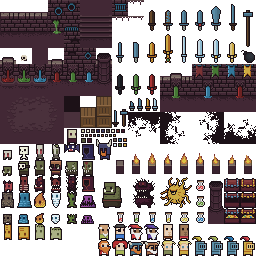
#> input picture tileset.png, 256 x 256 px
$ python generate2.py
#> lines starting #> are read from the running program, lines starting #| are printed output that depends on the picture
### gen_image.py
from PIL import Image

TILE_SIZE = 16


def get_boundaries_by_pos(x, y=None):
    if y == None:
        y = x[1]
        x = x[0]
    left = x * TILE_SIZE
    top = y * TILE_SIZE
    return (left, top, left + TILE_SIZE, top + TILE_SIZE)


PLAIN = (2, 3)
SPACE = (4, 6)
FLOOR1 = (0, 2)
FLOOR2 = (1, 2)
FLOOR3 = (2, 2)
WALL1 = (0, 1)
WALL2 = (1, 1)
WALL3 = (2, 1)


def generate_tiles():
    tileset = Image.open("tileset.png")
    tiles = {}
    tiles["floor"] = tileset.crop(get_boundaries_by_pos(PLAIN))
    tiles["wall"] = tileset.crop(get_boundaries_by_pos(WALL2))
    tiles["space"] = tileset.crop(get_boundaries_by_pos(SPACE))
    return tiles


def image_from_array(arr):
    height = len(arr)
    width = len(arr[0])
    out = Image.new("RGB", (width * TILE_SIZE, height * TILE_SIZE), "purple")
    tiles = generate_tiles()

    for y in range(height):
        for x in range(width):
            el = arr[y][x]
            pos = (x * TILE_SIZE, y * TILE_SIZE)
            if el == 1:
                # Draw a wall
                out.paste(tiles["floor"], pos)
            elif el == 2:
                out.paste(tiles["wall"], pos)
            elif el == 0:
                out.paste(tiles["space"], pos)

    out.save("out.png")


# [3 lines that do not run on import are left out]
    # im = Image.open("tileset.png")
    # im = im.crop(get_boundaries_by_pos(WALL2))
    # im.save("out.png")

### generate2.py
import random
import gen_image
import copy
import time
import numpy as np

width = 20
height = 20

# grid = [
#     [[0, 1, 2], [0, 1, 2], [0, 1, 2]],
#     [[0, 1, 2], [0, 1, 2], [0, 1, 2]],
#     [[0, 1, 2], [0, 1, 2], [0, 1, 2]],
# ]

tmp = np.array([[0, 1, 2] * width * height])
grid = tmp.reshape((height, width, 3))
grid = grid.tolist()

rules = {
    0: {
        "left": [0, 2],
        "right": [0, 2],
        "up": [0, 2],
        "down": [0, 2],
    },
    1: {
        "left": [2, 1],
        "right": [2, 1],
        "up": [2, 1],
        "down": [2, 1],
    },
    2: {
        "left": [0, 1, 2],
        "right": [0, 1, 2],
        "up": [0, 1, 2],
        "down": [0, 1, 2],
    },
}


def is_tile_valid(x, y):
    if x < 0 or x >= width:
        return False
    return not (y < 0 or y >= height)


def update_grid(x, y, newval, direction):
    if is_tile_valid(x, y):
        rule = rules[newval][direction]
        updated = False
        for possible in grid[y][x]:
            if possible not in rule:
                grid[y][x].remove(possible)
                updated = True
        if updated:
            # We also need to push this to neighboring tiles!
            update_grid(x, y, newval, direction)


def update_possibilities(x, y, acceptable_values):
    updated = False
    if is_tile_valid(x, y):
        vals = grid[y][x]
        if type(vals) == int:
            # We already assigned this tile
            if vals not in acceptable_values:
                print("Found a contradiction!", vals, acceptable_values, x, y)
                return False, False
            return False, True
        for val in grid[y][x]:
            if val not in acceptable_values:
                grid[y][x].remove(val)
                updated = True
    return updated, True


def find_possibilities(x, y, direction):
    possibles = grid[y][x]
    if type(possibles) == int:
        # It's collapsed, so we only look at one
        return rules[possibles][direction]
    else:
        ret = []
        for p in possibles:
            for_val = rules[p][direction]
            for v in for_val:
                if v not in ret:
                    ret.append(v)
        return ret


def update_from_pos(selx, sely):
    also_update_from = []
    if is_tile_valid(selx - 1, sely):
        ps = find_possibilities(selx, sely, "left")
        updated, ok = update_possibilities(selx - 1, sely, ps)
        if not ok:
            return False
        if updated:
            also_update_from.append((selx - 1, sely))
    if is_tile_valid(selx + 1, sely):
        ps = find_possibilities(selx, sely, "right")
        updated, ok = update_possibilities(selx + 1, sely, ps)
        if not ok:
            return False
        if updated:
            also_update_from.append((selx + 1, sely))
    if is_tile_valid(selx, sely - 1):
        ps = find_possibilities(selx, sely, "up")
        updated, ok = update_possibilities(selx, sely - 1, ps)
        if not ok:
            return False
        if updated:
            also_update_from.append((selx, sely - 1))
    if is_tile_valid(selx, sely + 1):
        ps = find_possibilities(selx, sely, "down")
        updated, ok = update_possibilities(selx, sely + 1, ps)
        if not ok:
            return False
        if updated:
            also_update_from.append((selx, sely + 1))

    for pos in also_update_from:
        if not update_from_pos(pos[0], pos[1]):
            return False

    return True


# [6 lines of commented-out code are left out]


def set_tile(x, y, val):
    global grid
    grid[y][x] = val
    update_from_pos(x, y)


# set_tile(1, 1, 2)
# set_tile(0, 0, 2)
# set_tile(2, 2, 2)


def is_complete():
    for row in grid:
        for val in row:
            if type(val) != int:
                return False
    return True


MAX_ENTROPY = 3


def lowest_entropy(g):
    lowest = MAX_ENTROPY + 1
    lowest_place = (0, 0)
    for y, row in enumerate(g):
        for x, el in enumerate(row):
            if type(el) == int:
                continue
            if len(el) < lowest:
                lowest = len(el)
                lowest_place = (x, y)
    return lowest_place


print(grid)
fails = 0
while not is_complete():
    # [6 lines of commented-out code are left out]
    p = lowest_entropy(grid)
    rx, ry = p[0], p[1]
    # Now, set that position to a random value from it's acceptable
    selected = random.choice(grid[ry][rx])
    # print(f"Setting {rx},{ry} to {selected}")
    tempgrid = copy.deepcopy(grid)
    grid[ry][rx] = selected
    ok = update_from_pos(rx, ry)
    # If that didn't go well, restore
    if not ok:
        print(f"Failed to set {rx},{ry} to {selected}.")
        grid = tempgrid
        fails += 1
        if fails == 10:
            break
        # break
        # print("Resetting due to contradiction")
        # print(grid)
    else:
        # gen_image.image_from_array(grid)
        # time.sleep(0.2)
        pass

gen_image.image_from_array(grid)
#> in image_from_array, `out = Image.new("RGB", (width * TILE_SIZE, height * TILE_SIZE), "purpl..`:
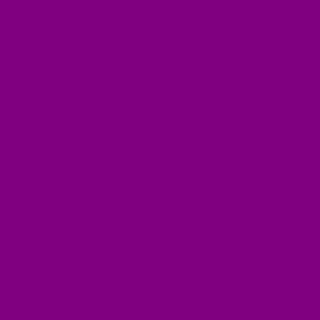
#> out: PIL image 320x320 RGB; mean R, G, B 128, 0, 128
#> in generate_tiles, tileset is the input picture: PIL image 256x256 RGBA; mean R, G, B, A 39.6, 29.9, 30.9, 140.9
#> in image_from_array, `tiles = generate_tiles()`: tiles = 3 items
#> after the loop in image_from_array, `for y in range(height):`:
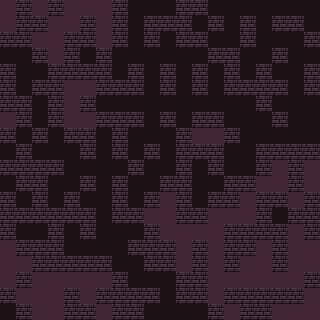
#> out: PIL image 320x320 RGB; mean R, G, B 48, 29.9, 38.8
print(grid)
